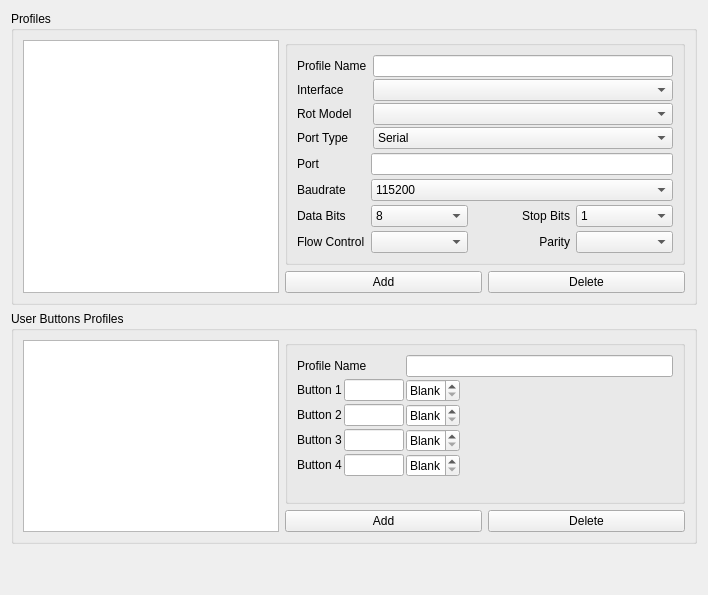
         <widget class="QWidget" name="rotsTab">
          <attribute name="title">
           <string>Rotators</string>
          </attribute>
          <layout class="QVBoxLayout" name="verticalLayout_11">
           <item>
            <widget class="QGroupBox" name="rotsProfileGroup_2">
             <property name="title">
              <string>Profiles</string>
             </property>
             <layout class="QGridLayout" name="gridLayout_5">
              <item row="1" column="1">
               <widget class="QPushButton" name="rotAddProfileButton">
                <property name="text">
                 <string>Add</string>
                </property>
               </widget>
              </item>
              <item row="1" column="2">
               <widget class="QPushButton" name="rotDelProfileButton">
                <property name="text">
                 <string>Delete</string>
                </property>
               </widget>
              </item>
              <item row="0" column="0" rowspan="2">
               <widget class="QListView" name="rotProfilesListView">
                <property name="focusPolicy">
                 <enum>Qt::NoFocus</enum>
                </property>
                <property name="contextMenuPolicy">
                 <enum>Qt::NoContextMenu</enum>
                </property>
                <property name="toolTip">
                 <string>List of all available Rigs</string>
                </property>
                <property name="editTriggers">
                 <set>QAbstractItemView::NoEditTriggers</set>
                </property>
               </widget>
              </item>
              <item row="0" column="1" colspan="2">
               <widget class="QGroupBox" name="rotProfileGroup">
                <property name="minimumSize">
                 <size>
                  <width>400</width>
                  <height>0</height>
                 </size>
                </property>
                <property name="title">
                 <string/>
                </property>
                <property name="flat">
                 <bool>false</bool>
                </property>
                <layout class="QFormLayout" name="formLayout_18">
                 <property name="horizontalSpacing">
                  <number>6</number>
                 </property>
                 <property name="verticalSpacing">
                  <number>2</number>
                 </property>
                 <item row="1" column="0">
                  <widget class="QLabel" name="rotProfileNameLabel">
                   <property name="text">
                    <string>Profile Name</string>
                   </property>
                  </widget>
                 </item>
                 <item row="1" column="1">
                  <widget class="QLineEdit" name="rotProfileNameEdit">
                   <property name="toolTip">
                    <string/>
                   </property>
                   <property name="maxLength">
                    <number>25</number>
                   </property>
                  </widget>
                 </item>
                 <item row="3" column="0">
                  <widget class="QLabel" name="rotModelLabel">
                   <property name="text">
                    <string>Rot Model</string>
                   </property>
                  </widget>
                 </item>
                 <item row="3" column="1">
                  <widget class="QComboBox" name="rotModelSelect"/>
                 </item>
                 <item row="4" column="0">
                  <widget class="QLabel" name="rotPortTypeLabel">
                   <property name="text">
                    <string>Port Type</string>
                   </property>
                  </widget>
                 </item>
                 <item row="4" column="1">
                  <widget class="QComboBox" name="rotPortTypeCombo">
                   <item>
                    <property name="text">
                     <string>Serial</string>
                    </property>
                   </item>
                   <item>
                    <property name="text">
                     <string>Network</string>
                    </property>
                   </item>
                  </widget>
                 </item>
                 <item row="5" column="0" colspan="2">
                  <widget class="QStackedWidget" name="rotStackedWidget">
                   <property name="sizePolicy">
                    <sizepolicy hsizetype="Expanding" vsizetype="Expanding">
                     <horstretch>0</horstretch>
                     <verstretch>0</verstretch>
                    </sizepolicy>
                   </property>
                   <property name="frameShape">
                    <enum>QFrame::NoFrame</enum>
                   </property>
                   <property name="currentIndex">
                    <number>0</number>
                   </property>
                   <widget class="QWidget" name="rotSerialPage">
                    <layout class="QFormLayout" name="formLayout_19">
                     <property name="verticalSpacing">
                      <number>4</number>
                     </property>
                     <property name="leftMargin">
                      <number>0</number>
                     </property>
                     <property name="topMargin">
                      <number>2</number>
                     </property>
                     <property name="rightMargin">
                      <number>0</number>
                     </property>
                     <property name="bottomMargin">
                      <number>0</number>
                     </property>
                     <item row="0" column="0">
                      <widget class="QLabel" name="rotPortLabel">
                       <property name="text">
                        <string>Port</string>
                       </property>
                      </widget>
                     </item>
                     <item row="0" column="1">
                      <widget class="QLineEdit" name="rotPortEdit">
                       <property name="toolTip">
                        <string>Use COMxx for Window or path to COM port under Unix-like OS</string>
                       </property>
                      </widget>
                     </item>
                     <item row="1" column="0">
                      <widget class="QLabel" name="rotBaudLabel">
                       <property name="text">
                        <string>Baudrate</string>
                       </property>
                      </widget>
                     </item>
                     <item row="1" column="1">
                      <widget class="QComboBox" name="rotBaudSelect">
                       <item>
                        <property name="text">
                         <string>115200</string>
                        </property>
                       </item>
                       <item>
                        <property name="text">
                         <string>57600</string>
                        </property>
                       </item>
                       <item>
                        <property name="text">
                         <string>38400</string>
                        </property>
                       </item>
                       <item>
                        <property name="text">
                         <string>19200</string>
                        </property>
                       </item>
                       <item>
                        <property name="text">
                         <string>9600</string>
                        </property>
                       </item>
                       <item>
                        <property name="text">
                         <string>4800</string>
                        </property>
                       </item>
                       <item>
                        <property name="text">
                         <string>2400</string>
                        </property>
                       </item>
                       <item>
                        <property name="text">
                         <string>1200</string>
                        </property>
                       </item>
                      </widget>
                     </item>
                     <item row="2" column="0">
                      <widget class="QLabel" name="rotDataBitsLabel">
                       <property name="text">
                        <string>Data Bits</string>
                       </property>
                      </widget>
                     </item>
                     <item row="4" column="0">
                      <widget class="QLabel" name="rotFlowControlLabel">
                       <property name="text">
                        <string>Flow Control</string>
                       </property>
                      </widget>
                     </item>
                     <item row="2" column="1">
                      <layout class="QHBoxLayout" name="horizontalLayout_29">
                       <property name="spacing">
                        <number>6</number>
                       </property>
                       <item>
                        <widget class="QComboBox" name="rotDataBitsSelect">
                         <item>
                          <property name="text">
                           <string>8</string>
                          </property>
                         </item>
                         <item>
                          <property name="text">
                           <string>7</string>
                          </property>
                         </item>
                         <item>
                          <property name="text">
                           <string>6</string>
                          </property>
                         </item>
                         <item>
                          <property name="text">
                           <string>5</string>
                          </property>
                         </item>
                        </widget>
                       </item>
                       <item>
                        <widget class="QLabel" name="rotStopBitsLabel">
                         <property name="text">
                          <string>Stop Bits</string>
                         </property>
                         <property name="alignment">
                          <set>Qt::AlignRight|Qt::AlignTrailing|Qt::AlignVCenter</set>
                         </property>
                        </widget>
                       </item>
                       <item>
                        <widget class="QComboBox" name="rotStopBitsSelect">
                         <item>
                          <property name="text">
                           <string>1</string>
                          </property>
                         </item>
                         <item>
                          <property name="text">
                           <string>2</string>
                          </property>
                         </item>
                        </widget>
                       </item>
                      </layout>
                     </item>
                     <item row="4" column="1">
                      <layout class="QHBoxLayout" name="horizontalLayout_30">
                       <property name="spacing">
                        <number>6</number>
                       </property>
                       <item>
                        <widget class="QComboBox" name="rotFlowControlSelect"/>
                       </item>
                       <item>
                        <widget class="QLabel" name="rotParityLabel">
                         <property name="text">
                          <string>Parity</string>
                         </property>
                         <property name="alignment">
                          <set>Qt::AlignRight|Qt::AlignTrailing|Qt::AlignVCenter</set>
                         </property>
                        </widget>
                       </item>
                       <item>
                        <widget class="QComboBox" name="rotParitySelect"/>
                       </item>
                      </layout>
                     </item>
                    </layout>
                   </widget>
                   <widget class="QWidget" name="rotNetworkPage">
                    <layout class="QFormLayout" name="formLayout_20">
                     <property name="verticalSpacing">
                      <number>2</number>
                     </property>
                     <property name="leftMargin">
                      <number>0</number>
                     </property>
                     <property name="topMargin">
                      <number>0</number>
                     </property>
                     <property name="rightMargin">
                      <number>0</number>
                     </property>
                     <property name="bottomMargin">
                      <number>0</number>
                     </property>
                     <item row="0" column="0">
                      <widget class="QLabel" name="rotHostNameLabel">
                       <property name="text">
                        <string>Host Name</string>
                       </property>
                      </widget>
                     </item>
                     <item row="0" column="1">
                      <layout class="QHBoxLayout" name="horizontalLayout_28">
                       <property name="spacing">
                        <number>8</number>
                       </property>
                       <item>
                        <widget class="QLineEdit" name="rotHostNameEdit"/>
                       </item>
                       <item>
                        <widget class="QLabel" name="rotNetPortLabel">
                         <property name="text">
                          <string>Port</string>
                         </property>
                         <property name="alignment">
                          <set>Qt::AlignRight|Qt::AlignTrailing|Qt::AlignVCenter</set>
                         </property>
                        </widget>
                       </item>
                       <item>
                        <widget class="QSpinBox" name="rotNetPortSpin">
                         <property name="toolTip">
                          <string/>
                         </property>
                         <property name="minimum">
                          <number>1</number>
                         </property>
                         <property name="maximum">
                          <number>65535</number>
                         </property>
                         <property name="value">
                          <number>4533</number>
                         </property>
                        </widget>
                       </item>
                      </layout>
                     </item>
                    </layout>
                   </widget>
                  </widget>
                 </item>
                 <item row="2" column="0">
                  <widget class="QLabel" name="rotInterfaceLabel">
                   <property name="text">
                    <string>Interface</string>
                   </property>
                  </widget>
                 </item>
                 <item row="2" column="1">
                  <widget class="QComboBox" name="rotInterfaceCombo"/>
                 </item>
                </layout>
               </widget>
              </item>
             </layout>
            </widget>
           </item>
           <item>
            <widget class="QGroupBox" name="groupBox_2">
             <property name="title">
              <string>User Buttons Profiles</string>
             </property>
             <layout class="QGridLayout" name="gridLayout_10">
              <item row="0" column="0" rowspan="2">
               <widget class="QListView" name="rotUsrButtonListView">
                <property name="focusPolicy">
                 <enum>Qt::NoFocus</enum>
                </property>
                <property name="contextMenuPolicy">
                 <enum>Qt::NoContextMenu</enum>
                </property>
                <property name="toolTip">
                 <string>List of all available CW Shortcuts Profiles</string>
                </property>
                <property name="editTriggers">
                 <set>QAbstractItemView::NoEditTriggers</set>
                </property>
               </widget>
              </item>
              <item row="1" column="1">
               <widget class="QPushButton" name="rotUsrButtonAddProfileButton">
                <property name="text">
                 <string>Add</string>
                </property>
               </widget>
              </item>
              <item row="1" column="2">
               <widget class="QPushButton" name="rotUsrButtonDelProfileButton">
                <property name="text">
                 <string>Delete</string>
                </property>
               </widget>
              </item>
              <item row="0" column="1" colspan="2">
               <widget class="QGroupBox" name="rotUsrButtonGroup">
                <property name="minimumSize">
                 <size>
                  <width>400</width>
                  <height>0</height>
                 </size>
                </property>
                <property name="title">
                 <string/>
                </property>
                <layout class="QFormLayout" name="formLayout_25">
                 <property name="horizontalSpacing">
                  <number>2</number>
                 </property>
                 <property name="verticalSpacing">
                  <number>2</number>
                 </property>
                 <item row="0" column="0">
                  <widget class="QLabel" name="rotUsrButtonProfileNameLabel">
                   <property name="text">
                    <string>Profile Name</string>
                   </property>
                  </widget>
                 </item>
                 <item row="0" column="1">
                  <widget class="QLineEdit" name="rotUsrButtonProfileNameEdit">
                   <property name="maxLength">
                    <number>25</number>
                   </property>
                  </widget>
                 </item>
                 <item row="1" column="0">
                  <layout class="QHBoxLayout" name="horizontalLayout_15">
                   <property name="rightMargin">
                    <number>0</number>
                   </property>
                   <property name="bottomMargin">
                    <number>0</number>
                   </property>
                   <item>
                    <widget class="QLabel" name="rotUsrButton1Label">
                     <property name="text">
                      <string>Button 1</string>
                     </property>
                    </widget>
                   </item>
                   <item>
                    <widget class="QLineEdit" name="rotUsrButton1Edit">
                     <property name="sizePolicy">
                      <sizepolicy hsizetype="Maximum" vsizetype="Fixed">
                       <horstretch>0</horstretch>
                       <verstretch>0</verstretch>
                      </sizepolicy>
                     </property>
                     <property name="minimumSize">
                      <size>
                       <width>0</width>
                       <height>0</height>
                      </size>
                     </property>
                     <property name="maximumSize">
                      <size>
                       <width>60</width>
                       <height>16777215</height>
                      </size>
                     </property>
                     <property name="toolTip">
                      <string>Short Desciption of the Button (up to 7 chars)</string>
                     </property>
                     <property name="text">
                      <string/>
                     </property>
                     <property name="maxLength">
                      <number>7</number>
                     </property>
                     <property name="frame">
                      <bool>true</bool>
                     </property>
                    </widget>
                   </item>
                  </layout>
                 </item>
                 <item row="2" column="0">
                  <layout class="QHBoxLayout" name="horizontalLayout_16">
                   <property name="rightMargin">
                    <number>0</number>
                   </property>
                   <property name="bottomMargin">
                    <number>0</number>
                   </property>
                   <item>
                    <widget class="QLabel" name="rotUsrButton2Label">
                     <property name="text">
                      <string>Button 2</string>
                     </property>
                    </widget>
                   </item>
                   <item>
                    <widget class="QLineEdit" name="rotUsrButton2Edit">
                     <property name="sizePolicy">
                      <sizepolicy hsizetype="Maximum" vsizetype="Fixed">
                       <horstretch>0</horstretch>
                       <verstretch>0</verstretch>
                      </sizepolicy>
                     </property>
                     <property name="maximumSize">
                      <size>
                       <width>60</width>
                       <height>16777215</height>
                      </size>
                     </property>
                     <property name="toolTip">
                      <string>Short Desciption of the Button (up to 7 chars)</string>
                     </property>
                     <property name="maxLength">
                      <number>5</number>
                     </property>
                    </widget>
                   </item>
                  </layout>
                 </item>
                 <item row="3" column="0">
                  <layout class="QHBoxLayout" name="horizontalLayout_24">
                   <property name="rightMargin">
                    <number>0</number>
                   </property>
                   <property name="bottomMargin">
                    <number>0</number>
                   </property>
                   <item>
                    <widget class="QLabel" name="rotUsrButton3Label">
                     <property name="text">
                      <string>Button 3</string>
                     </property>
                    </widget>
                   </item>
                   <item>
                    <widget class="QLineEdit" name="rotUsrButton3Edit">
                     <property name="maximumSize">
                      <size>
                       <width>60</width>
                       <height>16777215</height>
                      </size>
                     </property>
                     <property name="toolTip">
                      <string>Short Desciption of the Button (up to 7 chars)</string>
                     </property>
                     <property name="maxLength">
                      <number>5</number>
                     </property>
                    </widget>
                   </item>
                  </layout>
                 </item>
                 <item row="4" column="0">
                  <layout class="QHBoxLayout" name="horizontalLayout_25">
                   <property name="rightMargin">
                    <number>0</number>
                   </property>
                   <property name="bottomMargin">
                    <number>0</number>
                   </property>
                   <item>
                    <widget class="QLabel" name="rotUsrButton4Label">
                     <property name="text">
                      <string>Button 4</string>
                     </property>
                    </widget>
                   </item>
                   <item>
                    <widget class="QLineEdit" name="rotUsrButton4Edit">
                     <property name="maximumSize">
                      <size>
                       <width>60</width>
                       <height>16777215</height>
                      </size>
                     </property>
                     <property name="toolTip">
                      <string>Short Desciption of the Button (up to 7 chars)</string>
                     </property>
                     <property name="maxLength">
                      <number>5</number>
                     </property>
                    </widget>
                   </item>
                  </layout>
                 </item>
                 <item row="1" column="1">
                  <widget class="QSpinBox" name="rotUsrButtonSpinBox1">
                   <property name="sizePolicy">
                    <sizepolicy hsizetype="Maximum" vsizetype="Fixed">
                     <horstretch>0</horstretch>
                     <verstretch>0</verstretch>
                    </sizepolicy>
                   </property>
                   <property name="specialValueText">
                    <string>Blank</string>
                   </property>
                   <property name="suffix">
                    <string>°</string>
                   </property>
                   <property name="minimum">
                    <number>-1</number>
                   </property>
                   <property name="maximum">
                    <number>359</number>
                   </property>
                   <property name="value">
                    <number>-1</number>
                   </property>
                  </widget>
                 </item>
                 <item row="2" column="1">
                  <widget class="QSpinBox" name="rotUsrButtonSpinBox2">
                   <property name="sizePolicy">
                    <sizepolicy hsizetype="Maximum" vsizetype="Fixed">
                     <horstretch>0</horstretch>
                     <verstretch>0</verstretch>
                    </sizepolicy>
                   </property>
                   <property name="specialValueText">
                    <string>Blank</string>
                   </property>
                   <property name="suffix">
                    <string>°</string>
                   </property>
                   <property name="minimum">
                    <number>-1</number>
                   </property>
                   <property name="maximum">
                    <number>359</number>
                   </property>
                   <property name="value">
                    <number>-1</number>
                   </property>
                  </widget>
                 </item>
                 <item row="3" column="1">
                  <widget class="QSpinBox" name="rotUsrButtonSpinBox3">
                   <property name="sizePolicy">
                    <sizepolicy hsizetype="Maximum" vsizetype="Fixed">
                     <horstretch>0</horstretch>
                     <verstretch>0</verstretch>
                    </sizepolicy>
                   </property>
                   <property name="specialValueText">
                    <string>Blank</string>
                   </property>
                   <property name="suffix">
                    <string>°</string>
                   </property>
                   <property name="minimum">
                    <number>-1</number>
                   </property>
                   <property name="maximum">
                    <number>359</number>
                   </property>
                   <property name="value">
                    <number>-1</number>
                   </property>
                  </widget>
                 </item>
                 <item row="4" column="1">
                  <widget class="QSpinBox" name="rotUsrButtonSpinBox4">
                   <property name="sizePolicy">
                    <sizepolicy hsizetype="Maximum" vsizetype="Fixed">
                     <horstretch>0</horstretch>
                     <verstretch>0</verstretch>
                    </sizepolicy>
                   </property>
                   <property name="specialValueText">
                    <string>Blank</string>
                   </property>
                   <property name="suffix">
                    <string>°</string>
                   </property>
                   <property name="minimum">
                    <number>-1</number>
                   </property>
                   <property name="maximum">
                    <number>359</number>
                   </property>
                   <property name="singleStep">
                    <number>1</number>
                   </property>
                   <property name="value">
                    <number>-1</number>
                   </property>
                  </widget>
                 </item>
                </layout>
               </widget>
              </item>
             </layout>
            </widget>
           </item>
           <item>
            <spacer name="verticalSpacer_7">
             <property name="orientation">
              <enum>Qt::Vertical</enum>
             </property>
             <property name="sizeHint" stdset="0">
              <size>
               <width>20</width>
               <height>40</height>
              </size>
             </property>
            </spacer>
           </item>
          </layout>
         </widget>
